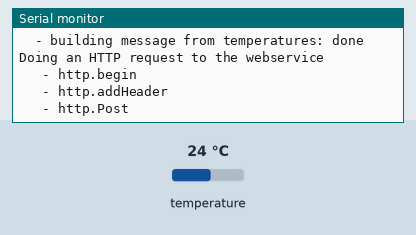
Recording of a sketch running on a simulated ESP8266 (NodeMCU). Shown: the last lines printed to the serial monitor. Inputs (shaded band) come from the test bench; at power-on: temperature 24 °C. WiFi joins after 1.5 s; servers stay silent unless stated; uploads are accepted with an empty reply.

Above: at 2.7 s.
2.8 s: temperature set to 12 °C
At 2.96 s:
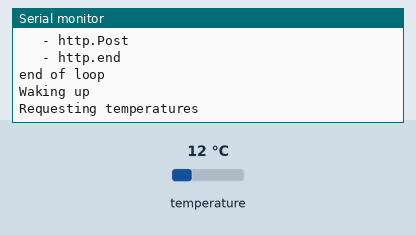
4.3 s: temperature set to 19 °C
At 5.28 s:
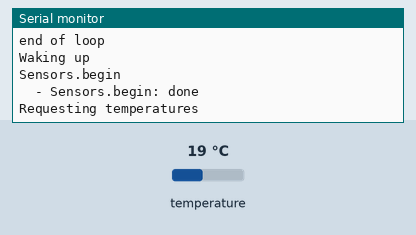
Timing chart, 0 to 7.3 s (numbered marks = the images above; inputs shaded):
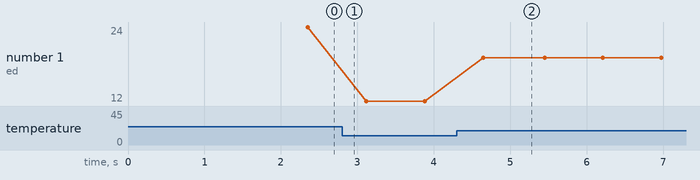

Measured:
- after the input at 4.3 s, the serial monitor: prints a new line after 0.34 s (image 2)
- plotted number 1: 24 → 12 after the input at 2.8 s, 12 → 19 after the input at 4.3 s

The sketch:

SensorESP12E.ino
```cpp
// RFM69HCW Example Sketch
// Send serial input characters from one RFM69 node to another
// Based on RFM69 library sample code by Felix Rusu
// http://LowPowerLab.com/contact
// Modified for RFM69HCW by Mike Grusin, 4/16

// This sketch will show you the basics of using an
// RFM69HCW radio module. SparkFun's part numbers are:
// 915MHz: https://www.sparkfun.com/products/12775
// 434MHz: https://www.sparkfun.com/products/12823

// See the hook-up guide for wiring instructions:
// https://learn.sparkfun.com/tutorials/rfm69hcw-hookup-guide

// Uses the RFM69 library by Felix Rusu, LowPowerLab.com
// Original library: https://www.github.com/lowpowerlab/rfm69
// SparkFun repository: https://github.com/sparkfun/RFM69HCW_Breakout

// Include the RFM69 and SPI libraries:

#include <ESP8266WiFi.h>
#include <ESP8266HTTPClient.h>
#include <OneWire.h>
#include <DallasTemperature.h>

///////////////////////////////////////////////////////
// Stuff related to WIFI
///////////////////////////////////////////////////////

// variables related to WIFI
char ssid[] = "b232_iot_network";     //  your network SSID (name)
char password[] = "iotnetwork";  // your network password
int status = WL_IDLE_STATUS;     // the Wifi radio's status


///////////////////////////////////////////////////////
// Stuff related to ds18b20
///////////////////////////////////////////////////////
#define MINIMUM_PAUSE_BETWEEN_LOOP_CALLS 30000

// Data wire is plugged into pin 2 on the Arduino
#define ONE_WIRE_BUS D5
#define DEBUG

// Setup a oneWire instance to communicate with any OneWire devices (not just Maxim/Dallas temperature ICs)
OneWire oneWire(ONE_WIRE_BUS);

// Pass our oneWire reference to Dallas Temperature.
DallasTemperature sensors(&oneWire);
DeviceAddress* addresses[20];
int current_device_count = 0;

// function to convert a device address to a String
String deviceAddressToString(DeviceAddress deviceAddress)
{
  String result = "";
  for (uint8_t i = 0; i < 8; i++)
  {
    /* if (i > 0) { */
    /*   result += ":"; */
    /* } */
    // zero pad the address if necessary
    if (deviceAddress[i] < 16) result += "0";
    result += String(deviceAddress[i], HEX);
  }
  return result;
}

void setup() {
  // Open a serial port so we can send keystrokes to the module:

  Serial.begin(9600);
  Serial.print("Node ");
  Serial.print(1234,DEC);
  Serial.println(" ready");

  // Initialize the WIFI:
  WiFi.begin(ssid, password);

  while (WiFi.status() != WL_CONNECTED) {
	delay(500);
	Serial.print(".");
  }
  Serial.println("");
  Serial.println("WiFi connected");

  // Allocate 20 addresses
  for (int deviceIndex = 0; deviceIndex < 20; deviceIndex++) {
    addresses[deviceIndex] = (DeviceAddress*) malloc(sizeof(DeviceAddress));
  }
}

DeviceAddress tempDeviceAddress;
void rescan_devices() {
  /*  for (int deviceIndex = 0; deviceIndex < current_device_count; deviceIndex++) { */
  /*     DeviceAddress *address = addresses[deviceIndex]; */
  /*     free(address); */
  /* } */
  current_device_count = sensors.getDeviceCount();
  for (int deviceIndex = 0; deviceIndex < current_device_count; deviceIndex++) {
      sensors.getAddress(tempDeviceAddress, deviceIndex);

      //addresses[deviceIndex] = (DeviceAddress*) malloc(sizeof(DeviceAddress));
      sensors.setResolution(tempDeviceAddress, 11);
      memcpy(addresses[deviceIndex], &tempDeviceAddress, sizeof(DeviceAddress));
  }
}

int cpt = 0;

void loop() {

  Serial.println("Waking up");

  if (cpt == 0 || current_device_count == 0) {
    Serial.println("Sensors.begin");
    // Start up the library
    sensors.begin(); // IC Default 9 bit. If you have troubles consider upping it 12. Ups the delay giving the IC more time to process the temperature measurement
    Serial.println("  - Sensors.begin: done");
  }

  // call sensors.requestTemperatures() to issue a global temperature
  // request to all devices on the bus

  Serial.println("Requesting temperatures");
  sensors.requestTemperatures(); // Send the command to get temperatures
  Serial.println(" - done");

  Serial.println("Current_device_count: "+String(current_device_count));

  if (sensors.getDeviceCount() != current_device_count) {
    Serial.println("scanning devices");
    rescan_devices();
    Serial.println("  - scanning devices: done");
  }

  Serial.println("building message from temperatures");
  String msg = "[";
  for (int deviceIndex = 0; deviceIndex< current_device_count; deviceIndex++) {
      DeviceAddress *deviceAddress = addresses[deviceIndex];
      float temperature = sensors.getTempC(*deviceAddress);
      String macAddressAsString = deviceAddressToString(*deviceAddress);

      Serial.println("["+String(deviceIndex)+"] "+macAddressAsString+" --> "+String(temperature));
      /* Serial.print(sensors.getResolution(*deviceAddress), DEC); */

      // Perform an HTTP get request
      if (deviceIndex > 0) {
        msg += ",";
      }
      msg += "{\"sensor\":\""+macAddressAsString+"\",\"t\":\"T\",\"v\":"+String(temperature)+"}";
  }
  msg += "]";
  Serial.println("  - building message from temperatures: done");

  Serial.println("Doing an HTTP request to the webservice");
  HTTPClient http;
  Serial.println("   - http.begin");
  http.begin("http://{{project.variables.webservice_host}}:{{project.variables.webservice_port}}/temperature/list");
  Serial.println("   - http.addHeader");
  http.addHeader("Content-Type", "application/json");
  Serial.println("   - http.Post");
  int httpCode = http.POST(msg);
  /* Serial.println("   - http.getString"); */
  /* String payload = http.getString(); */
  /* Serial.println("     -> response: '"+payload+"'"); */
  Serial.println("   - http.end");
  http.end();

  Serial.println("end of loop");

  cpt = (cpt + 1) % (3 * current_device_count + 1);

  /* Serial.println("Sleeping 5 seconds"); */
  /* delay(5000); */
}

void Blink(byte PIN, int DELAY_MS)
// Blink an LED for a given number of ms
{
  digitalWrite(PIN,HIGH);
  delay(DELAY_MS);
  digitalWrite(PIN,LOW);
}
```
